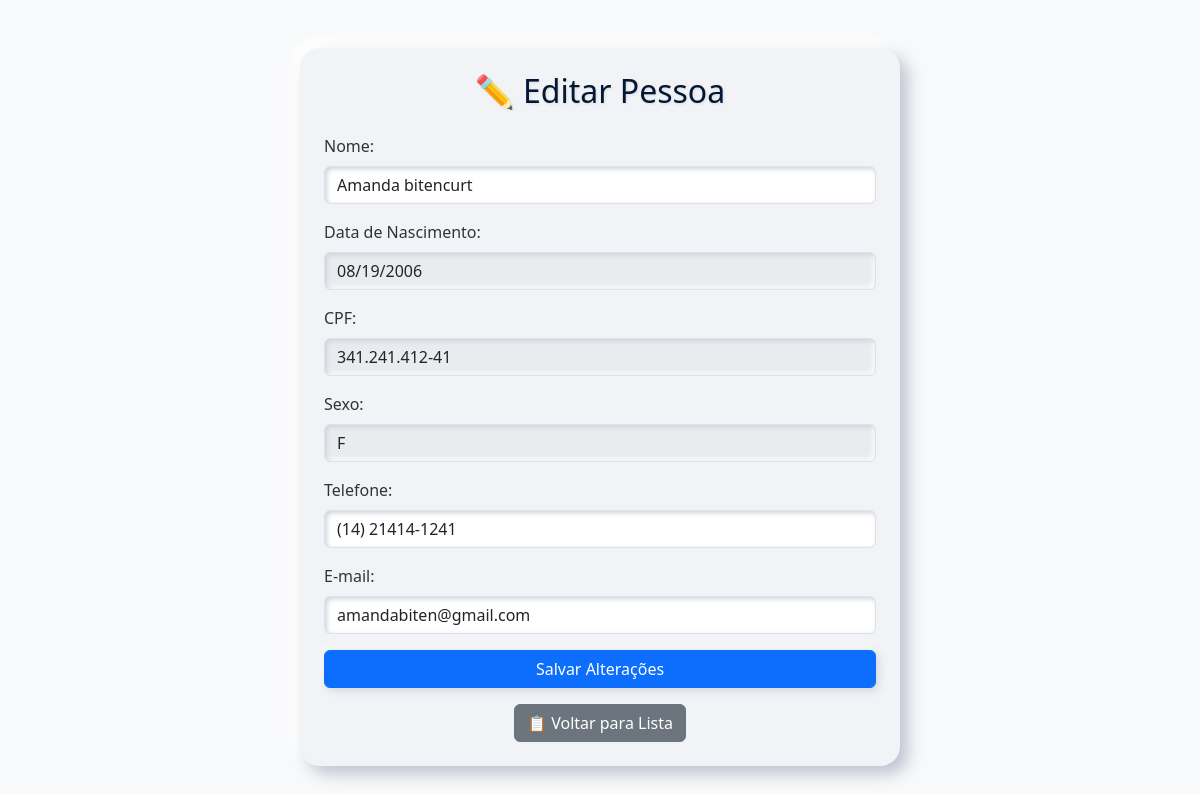
Screenshot of /pessoas/editar.php?id=16 (signed in) with the database file from the repository.
### tables this page shows
CREATE TABLE IF NOT EXISTS `pessoas` (
  `id` int NOT NULL AUTO_INCREMENT,
  `nome` varchar(100) NOT NULL,
  `nascimento` date NOT NULL,
  `cpf` varchar(14) NOT NULL,
  `sexo` enum('M','F') NOT NULL,
  `telefone` varchar(15) DEFAULT NULL,
  `email` varchar(100) DEFAULT NULL,
  PRIMARY KEY (`id`),
  UNIQUE KEY `cpf` (`cpf`),
  UNIQUE KEY `cpf_2` (`cpf`),
  UNIQUE KEY `email` (`email`),
  UNIQUE KEY `telefone` (`telefone`)
);

### pessoas/editar.php (the view, shortened to what this page needs)
<?php
include '../config.php';
$id = $_GET['id'] ?? null;
$sql = $conn->prepare("SELECT nome, nascimento, cpf, sexo, telefone, email FROM pessoas WHERE id = ?");
$sql->bind_param("i", $id);
$sql->execute();
$sql->bind_result($nome, $nascimento, $cpf, $sexo, $telefone, $email);
?>
<!DOCTYPE html>
<html lang="pt-BR">
<head>
    <link href="https://cdn.jsdelivr.net/npm/bootstrap@5.3.3/dist/css/bootstrap.min.css" rel="stylesheet">
    <link rel="stylesheet" href="editar.css">
</head>
<body class="bg-light">
    <div class="container_tela_ediçao mt-5 p-4 form-box">
        <h2 class="text-center mb-4">✏️ Editar Pessoa</h2>
        <form method="post">
            <div class="mb-3">
                <label for="nome" class="form-label">Nome:</label>
                <input type="text" class="form-control" id="nome" name="nome" value="<?= htmlspecialchars($nome) ?>" required>
            </div>
            <div class="mb-3">
                <label class="form-label">Data de Nascimento:</label>
                <input type="date" class="form-control" value="<?= $nascimento ?>" disabled>
            </div>
            <div class="mb-3">
                <label class="form-label">CPF:</label>
                <input type="text" class="form-control" value="<?= $cpf ?>" disabled>
            </div>
            <div class="mb-3">
                <label class="form-label">Sexo:</label>
                <input type="text" class="form-control" value="<?= $sexo ?>" disabled>
            </div>
            <div class="mb-3">
                <label for="telefone" class="form-label">Telefone:</label>
                <input type="text" class="form-control" id="telefone" name="telefone" value="<?= $telefone ?>" required>
            </div>
            <div class="mb-3">
                <label for="email" class="form-label">E-mail:</label>
                <input type="email" class="form-control" id="email" name="email" value="<?= $email ?>" required>
            </div>
            <button type="submit" class="btn btn-primary w-100">Salvar Alterações</button>
        </form>
        <div class="mt-3 text-center">
            <a href="listar.php" class="btn btn-secondary">📋 Voltar para Lista</a>
        </div>
    </div>
</body>
</html>

### pessoas/editar.css (style rules this page uses)
body { background: #e0e5ec; font-family: 'Segoe UI', Tahoma, Geneva, Verdana, sans-serif; margin: 0; padding: 0; }
.container_tela_ediçao { max-width: 600px; margin: 60px auto; padding: 30px; }
.form-box { background: #f1f3f6; border-radius: 20px; box-shadow: 8px 8px 16px #bec4d1, -8px -8px 16px #ffffff; width: 100%; }
h2 { color: #041835; text-shadow: 1px 1px 3px rgba(0, 0, 0, 0.1); }
.form-label { color: #333; font-weight: 500; }
input, select { border-radius: 10px; box-shadow: inset 2px 2px 5px #cdd3dc, inset -2px -2px 5px #fff; border: 1px solid #ccc; padding: 10px; background-color: #f9f9f9; }
button { border-radius: 20px; box-shadow: 2px 2px 8px #cdd3dc, -2px -2px 8px #ffffff; transition: 0.3s ease; }

### rows the page displays
pessoas: nome "Amanda bitencurt", nascimento "08/19/2006", cpf "341.241.412-41", sexo "F", telefone "(14) 21414-1241", email "amandabiten@gmail.com"
